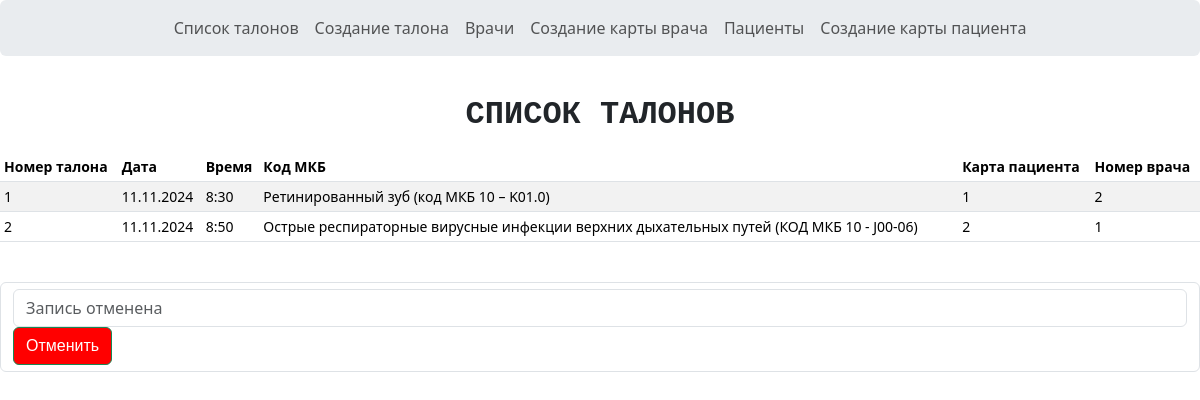
The app's page /appointments with its own data.
### models.py (models this page shows, shortened)
class Appointment(Base):
    __tablename__ = 'Приемы'
    id = Column(Integer, primary_key=True)
    appdate = Column(String(8), nullable=False)
    apptime = Column(String(5), nullable=False)
    problem = Column(String(255), nullable=True)
    patient_id = Column(Integer, ForeignKey('Пациенты.id'), nullable=False)
    doctor_id = Column(Integer, ForeignKey('Врачи.id'), nullable=False)

### app.py (the view)
@app.route('/')
@app.route('/appointments')
def appointments():
    appointments = Appointment.query.all()
    return render_template('appointments.html', appointments=appointments)

### app.py (called while the page is built)
@app.teardown_appcontext
def shutdown_session(exception=None):
    db_session.remove()

### templates/appointments.html (shortened to what this page needs)
{% extends 'base.html' %}
{% block h1 %}
Список талонов
{% endblock %}
{% block body %}
<div class="table-responsive small">
    <table class="table table-striped table-sm">
      <thead>
        <tr>
          <th scope="col">Номер талона</th>
          <th scope="col">Дата</th>
          <th scope="col">Время</th>
          <th scope="col">Код МКБ</th>
          <th scope="col">Карта пациента</th>
          <th scope="col">Номер врача</th>
        </tr>
      </thead>
      <tbody>
        {% for appointment in appointments %}
        <tr>
          <td>{{ appointment.id }}</td>
          <td>{{ appointment.appdate }}</td>
          <td>{{ appointment.apptime }}</td>
          <td>{{ appointment.problem }}</td>
          <td>{{ appointment.patient_id }}</td>
          <td>{{ appointment.doctor_id }}</td>
        </tr>
        {% endfor %}
      </tbody>
    </table>
  </div>
  <br>
<form action="appointments/delete_record" method="POST" class="form-control">
    <input class="form-control" type="text" name="record_id" placeholder="Запись отменена">
    <button class="btn btn-success" type="submit">Отменить</button>
</form>
{% endblock %}

### templates/base.html (style rules this page uses)
.btn { background-color: red; color: white; font-family: 'Arial', sans-serif; }

### records on screen
Appointment: id "1", appdate "11.11.2024", apptime "8:30", problem "Ретинированный зуб (код МКБ 10 – K01.0)", patient_id "1", doctor_id "2"
Appointment: id "2", appdate "11.11.2024", apptime "8:50", problem "Острые респираторные вирусные инфекции верхних дыхательных путей (КОД МКБ 10 - J00-06)", patient_id "2", doctor_id "1"
